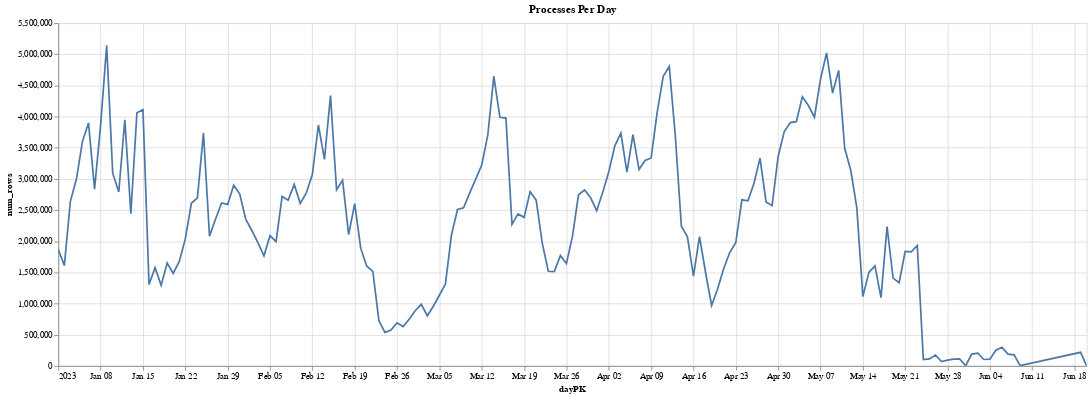

This figure's notebook cell:
### Code cell
# Simple count of processes per day, with result assigned to a panda
# Convert dayPK to a timestamp and altair then displays it nicely.
processes_per_day = %dql select strptime(dayPK,'%Y%m%d') dayPK, count(*) num_rows from process group by all order by daypk
# Chart that using Altair
chart = alt.Chart(processes_per_day).mark_line().encode(
        x='dayPK:T',
        y='num_rows',
        tooltip=['dayPK:T','num_rows']
    ).properties(
        width=1200,
        height=400,
        title='Processes Per Day'
    ).interactive()
display(chart)

### Figure 1 — Vega-Lite specification as saved in the notebook (floating-point values rounded to 4 significant figures; data arrays with more than 128 entries replaced by an {"elided": "..."} marker saying what was removed)
{"config": {"view": {"continuousWidth": 300, "continuousHeight": 300}}, "data": {"name": "data-40319325a053abc5f7772cdec4d17edc"}, "mark": {"type": "line"}, "encoding": {"tooltip": [{"field": "dayPK", "type": "temporal"}, {"field": "num_rows", "type": "quantitative"}], "x": {"field": "dayPK", "type": "temporal"}, "y": {"field": "num_rows", "type": "quantitative"}}, "height": 400, "params": [{"name": "param_2", "select": {"type": "interval", "encodings": ["x", "y"]}, "bind": "scales"}], "title": "Processes Per Day", "width": 1200, "$schema": "https://vega.github.io/schema/vega-lite/v5.8.0.json", "datasets": {"data-40319325a053abc5f7772cdec4d17edc": {"elided": "162 records"}}}
